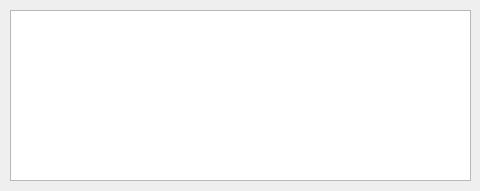
<?xml version="1.0" encoding="UTF-8"?>
<ui version="4.0">
 <class>Form</class>
 <widget class="QWidget" name="Form">
  <property name="geometry">
   <rect>
    <x>0</x>
    <y>0</y>
    <width>480</width>
    <height>191</height>
   </rect>
  </property>
  <property name="minimumSize">
   <size>
    <width>480</width>
    <height>191</height>
   </size>
  </property>
  <property name="maximumSize">
   <size>
    <width>480</width>
    <height>191</height>
   </size>
  </property>
  <property name="windowTitle">
   <string>Cuentas PF de Mas de 10mil CUP</string>
  </property>
  <widget class="QTableWidget" name="tabla">
   <property name="geometry">
    <rect>
     <x>10</x>
     <y>10</y>
     <width>461</width>
     <height>171</height>
    </rect>
   </property>
   <property name="editTriggers">
    <set>QAbstractItemView::NoEditTriggers</set>
   </property>
   <property name="sortingEnabled">
    <bool>true</bool>
   </property>
  </widget>
 </widget>
 <resources/>
 <connections/>
</ui>
